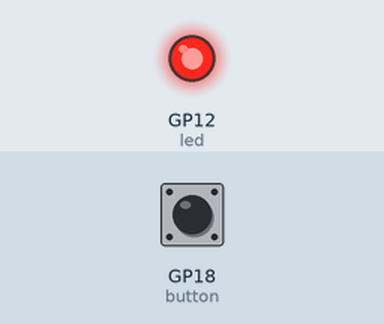
Bench run of a sketch on a simulated Raspberry Pi Pico W. Shown: output pins drawn as LEDs (lit = HIGH). The test bench sets the inputs (shaded band); at power-on: GP18 (button) HIGH. Random numbers use the default seed unless the sketch sets one.

Above: at 0.1 s.
At 2.2 s:
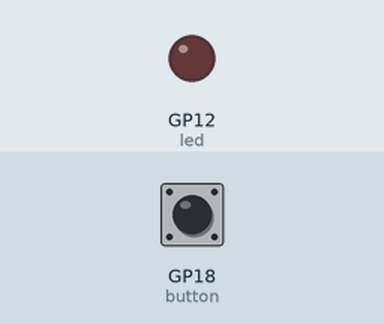
Timing chart, 0 to 3.7 s (numbered marks = the images above):
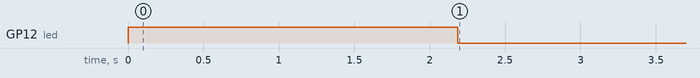

Measured:
- by itself, GP12 (led): LOW → HIGH at 0.00 s, → LOW 2.2 s later

The sketch:

sketch.ino
```cpp
const int led = 12;
const int button = 18;

unsigned long startTime = 0;
unsigned long reactionTime = 0;
bool waitingForPress = false;

void setup() {
  pinMode(led, OUTPUT);
  pinMode(button, INPUT_PULLUP);
  Serial1.begin(115200);

  randomSeed(analogRead(0));
  Serial1.println("Reaction game Started!");
  Serial1.println("When the LED turns OFF, press the button as fast as possible!");
}

void loop() {
  digitalWrite(led, HIGH);
  delay(random(1000, 5000));

  digitalWrite(led, LOW);
  startTime = millis();
  waitingForPress = true;

  while (waitingForPress) {
    if (digitalRead(button) == LOW) {
      reactionTime = millis() - startTime;
      waitingForPress = false;

      Serial1.print("Reaction time: ");
      Serial1.print(reactionTime);
      Serial1.println(" ms");

      delay(3000);
    }
  }
}
```
